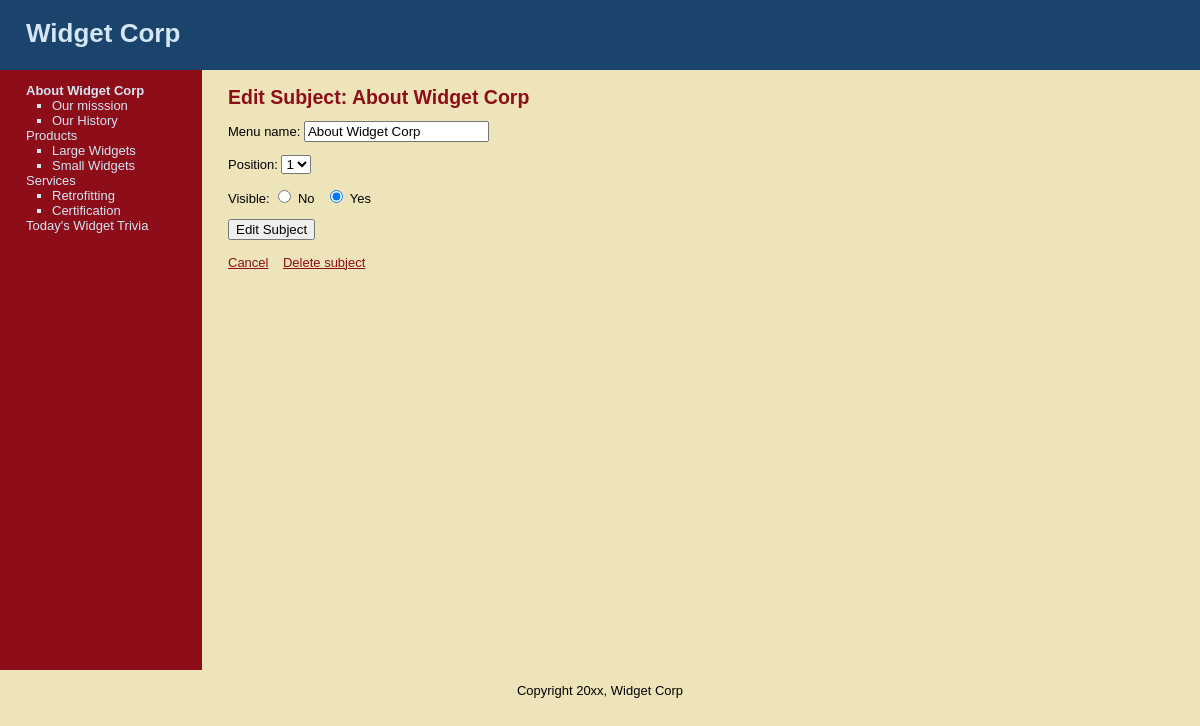
/edit_subject.php?subject=2, run on the app's committed database.
### tables this page shows
CREATE TABLE IF NOT EXISTS `subjects` (
  `id` int(11) NOT NULL AUTO_INCREMENT,
  `menu_name` varchar(50) NOT NULL,
  `position` int(3) NOT NULL,
  `visible` tinyint(1) NOT NULL,
  PRIMARY KEY (`id`)
);

CREATE TABLE IF NOT EXISTS `pages` (
  `id` int(11) NOT NULL AUTO_INCREMENT,
  `subject_id` int(11) NOT NULL,
  `menu_name` varchar(30) NOT NULL,
  `position` int(3) NOT NULL,
  `visible` tinyint(1) NOT NULL,
  `content` text,
  PRIMARY KEY (`id`),
  KEY `subject_id` (`subject_id`)
);

### public/edit_subject.php (the view, shortened to what this page needs)
<?php require_once("../includes/db_connection.php"); ?>
<?php require_once("../includes/functions.php"); ?>
<?php find_selected_page(); ?>
<?php include("../includes/layouts/header.php"); ?>
<div id="main">
	<div id="navigation">
		<?php echo navigation($current_subject, $current_page); ?>
	</div>
	<div id="page">
		<h2>Edit Subject: <?php echo $current_subject["menu_name"];?></h2>
		<form action="edit_subject.php?subject=<?php echo $current_subject["id"];?>" method="post">
			<p>Menu name:
				<input type="text" name="menu_name" value="<?php echo $current_subject["menu_name"];?>" />
			</p>
			<p>Position:
				<select name="position">
				<?php
				$subject_set = find_all_subjects();
				$subject_count = mysqli_num_rows($subject_set);
				for ($count=1; $count <= $subject_count; $count++){
					echo "<option value=\"{$count}\"";
					if ($current_subject["position"] == $count){
						echo " selected";
					}
					echo ">{$count}</option>";
				}
				?>
				</select>
			</p>
			<p>Visible:
			<input type="radio" name="visible" value="0"
			<?php if($current_subject["visible"] == 0){ echo "checked";}?>/> No
			&nbsp;
			<input type="radio" name="visible" value="1"
			<?php if($current_subject["visible"] == 1){ echo "checked";}?>/> Yes
			</p>
			<input type="submit" name="submit" value="Edit Subject"/>
		</form>
		<br />
		<a href="manage_content.php">Cancel</a>
		<a href="delete_subject.php?subject=<?php echo $current_subject["id"];?>" onclick="return confirm ('Are you sure?');">Delete subject</a>
	</div>
</div>
<?php include("../includes/layouts/footer.php"); ?>

### includes/functions.php (shortened to what this page needs)
<?php
function find_all_subjects() {
	global $connection;
	$query = "SELECT * ";
	$query .= "FROM subjects ";
	$query .= "WHERE visible = 1 ";
	$query .= "ORDER BY position ASC";
	$subject_set = mysqli_query ( $connection, $query );
	return $subject_set;
}
function find_pages_for_subject($subject_id){
	global $connection;
	$safe_subject_id = mysqli_real_escape_string($connection, $subject_id);
	$query = "SELECT * ";
	$query .= "FROM pages ";
	$query .= "WHERE visible = 1 ";
	$query .= "AND subject_id = {$safe_subject_id} ";
	$query .= "ORDER BY position ASC";
	$page_set = mysqli_query($connection, $query);
	return $page_set;
}
function navigation($subject_array,$page_array){
	$output = "<ul class=\"subjects\">";
	$subject_set = find_all_subjects();
	while($subject = mysqli_fetch_assoc($subject_set)){
		$output .= "<li";
		if ($subject_array && $subject["id"] == $subject_array["id"]){
			$output .= " class=\"selected\"";
		}
		$output .= ">";
		$output .= "<a href=\"manage_content.php?subject=";
		$output .= urlencode($subject["id"]);
		$output .= "\">";
		$output .= $subject["menu_name"];
		$output .= "</a>";
		$page_set = find_pages_for_subject($subject["id"]);
		$output .= "<ul class=\"pages\">";
		while ($page = mysqli_fetch_assoc($page_set)){
			$output .= "<li";
			$output .= ">";
			$output .= "<a href=\"manage_content.php?page=";
			$output .= urlencode($page["id"]);
			$output .="\">";
			$output .= $page["menu_name"];
			$output .= "</a>";
			$output .= "</li>";
		}
	$output .= "</ul>";
	$output .= "</li>";
	}
	$output .="</ul>";
	return $output;
}
function find_subject_by_id($subject_id){
	global $connection;
	$safe_subject_id = mysqli_real_escape_string($connection, $subject_id);
	$query = "SELECT * ";
	$query .= "FROM subjects ";
	$query .= "WHERE id = {$safe_subject_id} ";
	$query .= "LIMIT 1";
	$subject_set = mysqli_query ( $connection, $query );
	if($subject = mysqli_fetch_assoc($subject_set)){
		return $subject;
	}else{
		return null;
	}
}
function find_selected_page(){
	if(isset($_GET["subject"])){
		$current_subject = find_subject_by_id($_GET["subject"]);
		$current_page = null;
	}elseif (isset($_GET["page"])){
		$current_page = find_page_by_id($_GET["page"]);
		$current_subject = null;
	}else{
		$current_subject = null;
		$current_page = null;
	}
}
?>

### public/stylesheets/public.css (style rules this page uses)
html { height: 100%; width: 100%; }
body { width: 100%; margin:0; padding: 0; border: 0; font-family: Verdana, Arial, Helvetica, sans-serif; font-size: 13px; line-height: 15px; background: #EEE4B9; }
a { color: #8D0D19; }
#main { height: 600px; width: 100%; margin: 0; padding: 0; background: #EEE4B9; }
#navigation { float: left; width: 150px; height: 100%; margin: 0; padding: 0 2em; color: #D4E6F4; background: #8D0D19; }
#navigation a { color: #D4E6F4; text-decoration: none; }
ul.subjects { margin: 1em 0; padding-left: 0; list-style: none; }
ul.pages { padding-left: 2em; list-style: square; font-weight: normal; }
.selected { font-weight: bold; }
#page { float: left; height: 100%; padding-left: 2em; vertical-align: top; background: #EEE4B9; }
#page h2 { color: #8D0D19; margin-top: 1em; }

### data on the page
subjects: value "About Widget Corp", menu_name "About Widget Corp", position "1", visible "☑"
pages: value "Our misssion"
pages: value "Our History"
subjects: value "Products"
pages: value "Large Widgets"
pages: value "Small Widgets"
subjects: value "Services"
pages: value "Retrofitting"
pages: value "Certification"
subjects: value "Today's Widget Trivia"
